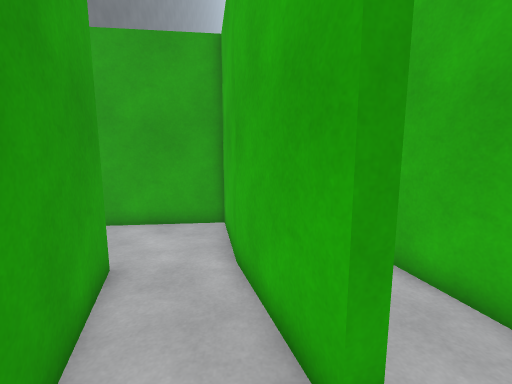
view 1 (above)

14 first-person views from a walk through a scene from a Unity 3-D project. The camera is 1.5 m above the floor, tilts 8° down and sees 90° across. The floor is counted in squares, 0.5 m on a side. Each view is taken from the middle of a square. On the plan, view 1 faces up. The plan holds only what a view shows up to about 19 squares ahead; the rest is blank. The place goes on beyond the plan. The player character is not drawn.

view 2
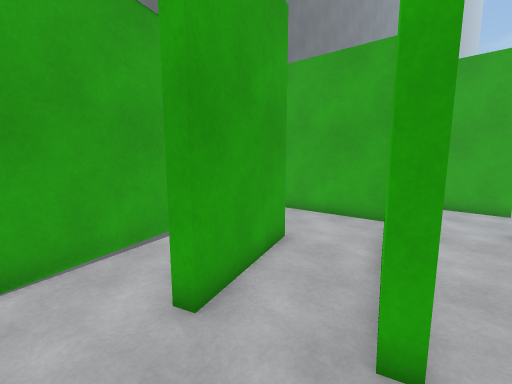

view 3
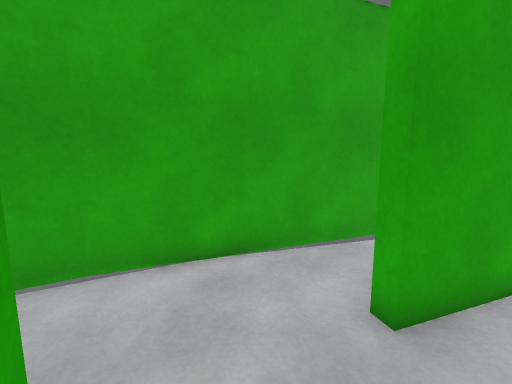

view 4
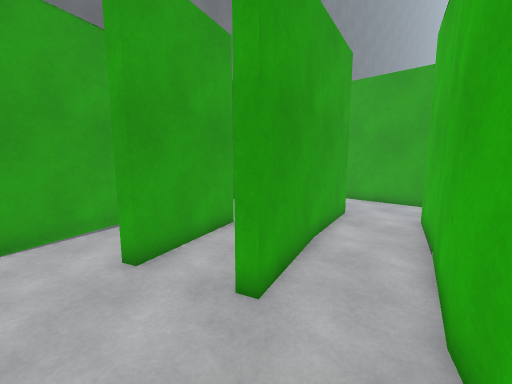

view 5
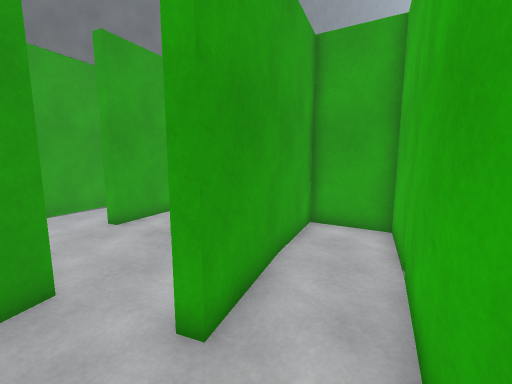

view 6
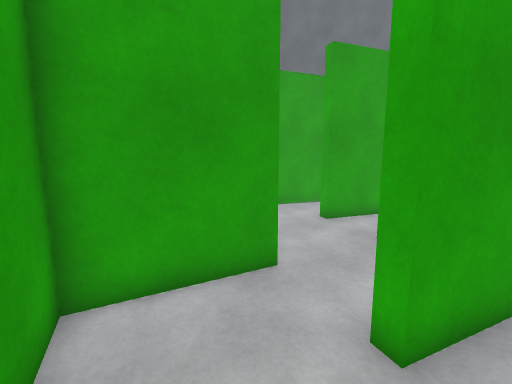

view 7
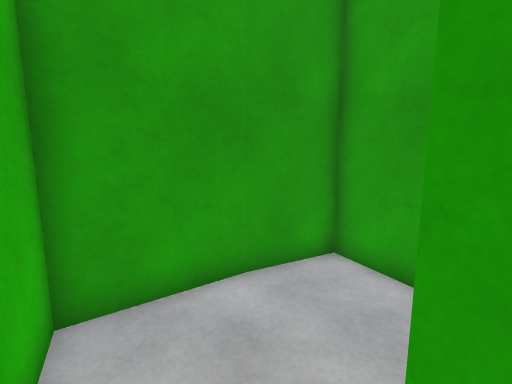

view 8
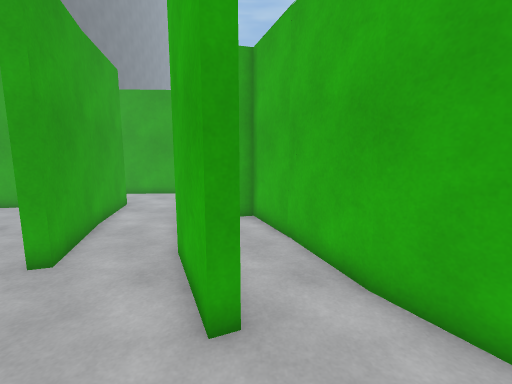

view 9
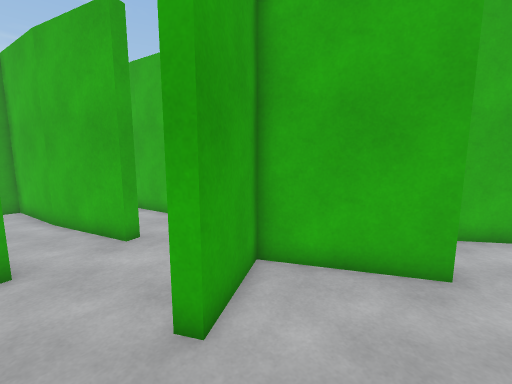

view 10
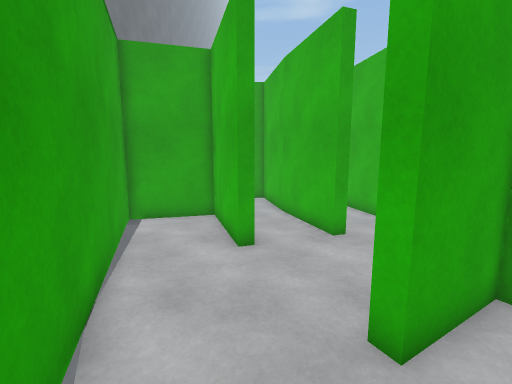

view 11
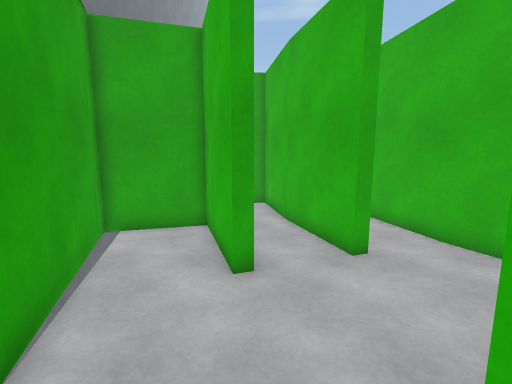

view 12
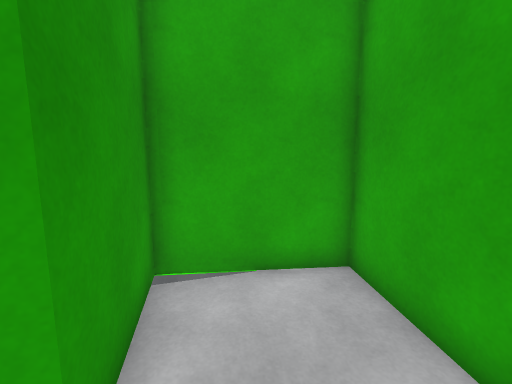

view 13
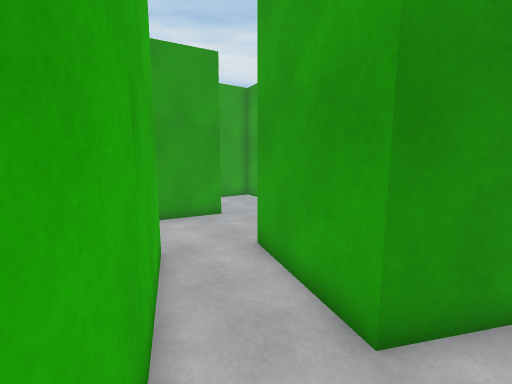

view 14
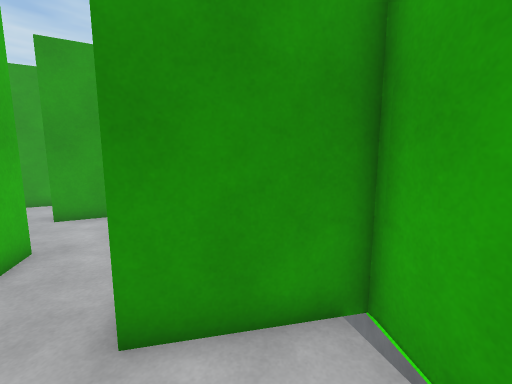

### Floor plan
Points are (right, up) in squares from view 1. A wall is a line through its corners. A room is listed if a view was taken in it or the views show most of it. See-through windows are left out.
Room 1 (views 1, 9, 10, 11)
walls: (-4.1, -5.2) (-3.3, -6.5); (0.9, 2.4) (-0.5, 7); (5.4, -6.3) (3.1, -2) (0.1, -3.7) (-0.2, -3.2) (1.1, -2.5); (-3.9, 6.4) (-2.1, 1.4) (-2.6, 1.3) (-4.1, 5.9) (-8, 4.9) (-4.1, -5.3); (10.2, -7.2) (9.2, -5.8)
ways out: opening at (1, 0.5) to room 2; opening at (-2.5, 6) to room 4
Room 2 (views 2, 3)
walls: (4.6, 3.6) (3.4, 8.9); (6.2, -0.1) (4.5, 3.8); (1.1, -2.5) (3.2, -1.4); (-0.3, 8.3) (0, 7.1) (1.5, 2.6) (0.9, 2.4)
ways out: opening at (1, 0.5) to room 1; opening at (5, -1) to room 3; opening at (1.5, 9)
Room 3 (views 4, 5, 6, 7, 8)
walls: (9.6, 1.4) (7, 8.9) (3.3, 7.9) (6.7, 0.1) (6.2, -0.1); (3.2, -1.4) (5.5, -5.7) (8.3, -4.3); (8.2, -4.3) (11.5, -2) (9.5, 1.4)
ways out: opening at (5, -1) to room 2
Room 4 (views 12, 13, 14)
walls: (-8.2, 5.4) (-3.9, 6.4); (-0.5, 6.8) (-1.4, 11.4) (-8.7, 10.6) (-8.2, 5.7)
ways out: opening at (-2.5, 6) to room 1

Where each view was taken, in squares from view 1:
view 1: 0 up, 0 right, facing up
view 2: 1 down, 2 right, facing up-left
view 3: 1 down, 2 right, facing left
view 4: 1 down, 5 right, facing up-left
view 5: 2 down, 10 right, facing up-left
view 6: 2 down, 10 right, facing left
view 7: 2 up, 8 right, facing down
view 8: 4 down, 7 right, facing up
view 9: 7 down, 2 left, facing up-right
view 10: 7 down, 2 left, facing up
view 11: 5 down, 2 left, facing up
view 12: 8 up, 2 left, facing left
view 13: 10 up, 2 left, facing down
view 14: 10 up, 6 left, facing down
